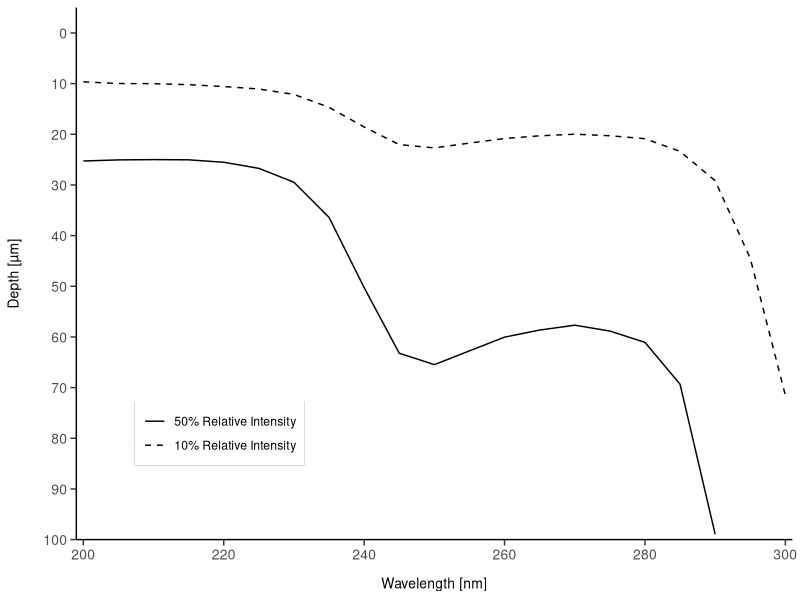
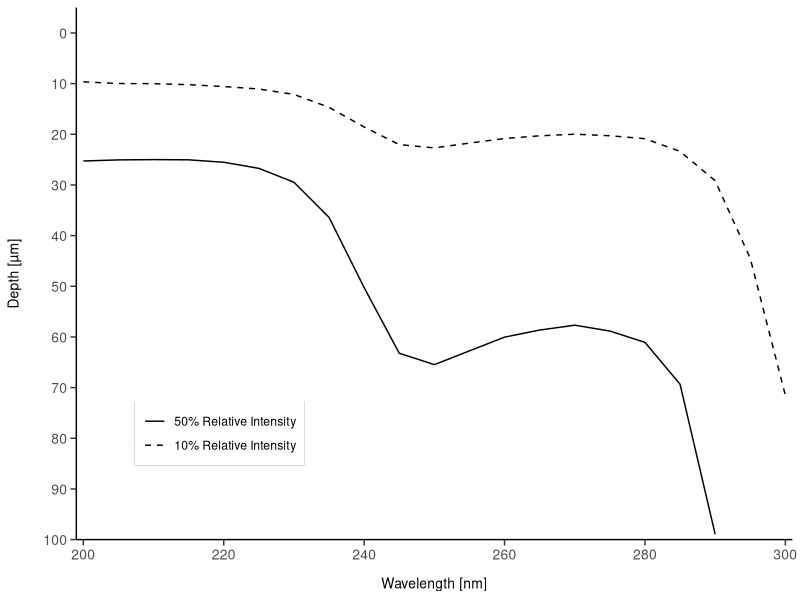

Here is the R script that generated these plots, in order:
library(tidyverse)

# load skin transmission dataset, skipping the first two lines and the third line is data, set header = FALSE
skin_t <- read.table("../data/MartinGuttmann_SkinRayTracingModel_2023_withSC.dat", header = FALSE, sep = "\t", , skip = 2)

# set new column names
colnames(skin_t) <- c("wavel", "depth", "relative_intensity", "relative_intensity_error")

# Split the data by wavelength and apply interpolation for each wavelength
data_list <- split(skin_t, skin_t$wavel)

# Create a new dataframe to store interpolated results
interpolated_data <- data.frame()

# Use the 'group_by' function to group data by wavelength, then 'summarize' to apply the interpolation to each group
interpolated_data <- skin_t %>%
  group_by(wavel) %>%
  summarize(
    depth_50 = approx(x = relative_intensity, y = depth, xout = 50)$y,
    depth_10 = approx(x = relative_intensity, y = depth, xout = 10)$y
  )

# Check the structure of the new dataframe
str(interpolated_data)

# Reshape the data from wide to long
long_data <- interpolated_data %>%
  pivot_longer(cols = starts_with("depth"),
               names_to = "intensity",
               values_to = "depth")

str(long_data)

# Create the line plot
skin_t_plot <- ggplot(long_data, aes(x = wavel, y = depth, linetype = intensity)) +
  geom_line() +
  scale_x_continuous(limits = c(200, 300), breaks = seq(200, 300, by = 20), expand = c(0, 1)) +
  scale_y_reverse(limits = c(100, -5), breaks = seq(0,100, by = 10), expand = c(0, 0)) +
  geom_hline(yintercept = c(16, 81), linetype = "dotted", color = "grey95", alpha = 0.2) + # Add dotted horizontal lines (for the sake of accurately creating the figure in biorender)
  scale_linetype_manual(values = c("depth_50" = "dashed", "depth_10" = "solid"),
                        name = "",
                        labels = c("50% Relative Intensity", "10% Relative Intensity")) +
  labs(x = "Wavelength [nm]", 
       y = "Depth [µm]") +
  theme_classic() +
  theme(axis.title.x = element_text(size = 10, margin = margin(t = 10)), # Increase X axis label font size and add space
        axis.title.y = element_text(size = 10, margin = margin(r = 15)), 
        axis.text = element_text(size = 10),
        axis.ticks.length = unit(0.15, "cm"),
        legend.position = c(0.2, 0.2), 
        legend.title = element_blank(),
        legend.background = element_rect(colour = "white"),
        legend.box.background = element_rect(colour = "black"))

skin_t_plot

ggsave(filename = "../figure image files/skin_transmission_based_on_Guttmann_data.svg", plot = skin_t_plot, units = "mm", width = 140, height = 100, bg = "transparent") # FYI, for some reason I  wasn't able to make the background transparent when saving as a png. Instead, I saved as an svg and manually deleted the white background using Inkscape.
# After creating this initial plot, I further edited it using biorender.com
